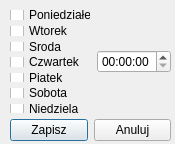
<?xml version="1.0" encoding="UTF-8"?>
<ui version="4.0">
 <class>Dialog</class>
 <widget class="QDialog" name="Dialog">
  <property name="geometry">
   <rect>
    <x>0</x>
    <y>0</y>
    <width>175</width>
    <height>144</height>
   </rect>
  </property>
  <property name="windowTitle">
   <string>Dialog</string>
  </property>
  <widget class="QWidget" name="verticalLayoutWidget_2">
   <property name="geometry">
    <rect>
     <x>10</x>
     <y>10</y>
     <width>161</width>
     <height>131</height>
    </rect>
   </property>
   <layout class="QVBoxLayout" name="main_layout">
    <item>
     <layout class="QHBoxLayout" name="horizontalLayout">
      <item>
       <layout class="QVBoxLayout" name="verticalLayout">
        <item>
         <widget class="QCheckBox" name="Monday">
          <property name="text">
           <string>Poniedziałek</string>
          </property>
         </widget>
        </item>
        <item>
         <widget class="QCheckBox" name="Tuesday">
          <property name="text">
           <string>Wtorek</string>
          </property>
         </widget>
        </item>
        <item>
         <widget class="QCheckBox" name="Wednesday">
          <property name="text">
           <string>Środa</string>
          </property>
         </widget>
        </item>
        <item>
         <widget class="QCheckBox" name="Thursday">
          <property name="text">
           <string>Czwartek</string>
          </property>
         </widget>
        </item>
        <item>
         <widget class="QCheckBox" name="Friday">
          <property name="text">
           <string>Piątek</string>
          </property>
         </widget>
        </item>
        <item>
         <widget class="QCheckBox" name="Saturday">
          <property name="text">
           <string>Sobota</string>
          </property>
         </widget>
        </item>
        <item>
         <widget class="QCheckBox" name="Sunday">
          <property name="text">
           <string>Niedziela</string>
          </property>
         </widget>
        </item>
       </layout>
      </item>
      <item>
       <widget class="QTimeEdit" name="timeEdit"/>
      </item>
     </layout>
    </item>
    <item>
     <layout class="QHBoxLayout" name="horizontalLayout_2">
      <item>
       <widget class="QPushButton" name="Save">
        <property name="text">
         <string>Zapisz</string>
        </property>
       </widget>
      </item>
      <item>
       <widget class="QPushButton" name="Cancel">
        <property name="text">
         <string>Anuluj</string>
        </property>
       </widget>
      </item>
     </layout>
    </item>
   </layout>
  </widget>
 </widget>
 <resources/>
 <connections/>
</ui>
